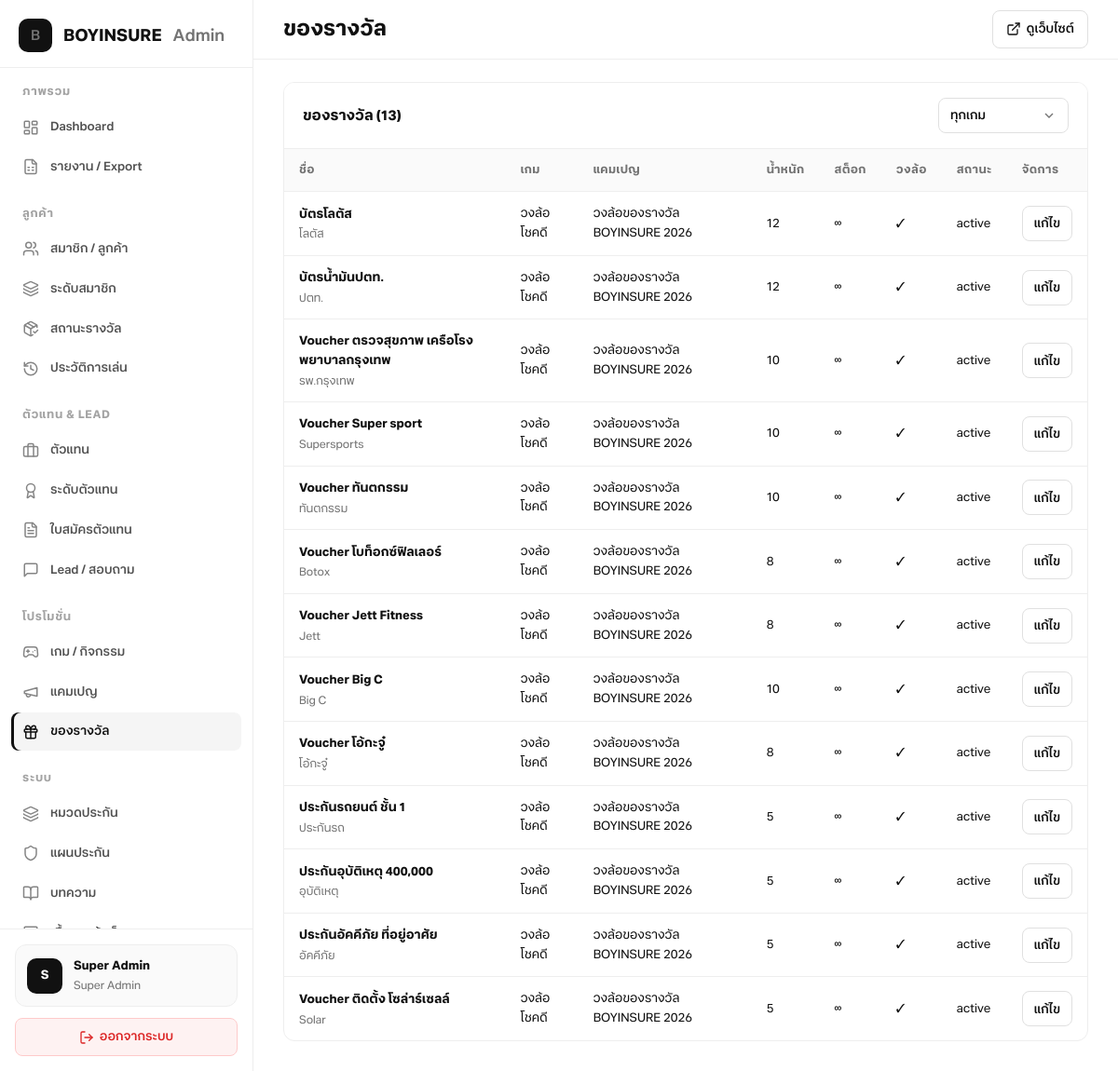
The page /admin/prizes.php (signed in) on the database its author committed.
### tables this page shows
CREATE TABLE prizes (
  id INT UNSIGNED AUTO_INCREMENT PRIMARY KEY,
  game_id INT UNSIGNED NULL,
  campaign_id INT UNSIGNED NULL,
  name VARCHAR(160) NOT NULL,
  short_name VARCHAR(40) NOT NULL,
  detail TEXT NULL,
  logo_path VARCHAR(255) NULL,
  color VARCHAR(20) NULL,
  prize_type ENUM('voucher','insurance','physical','other') NOT NULL DEFAULT 'voucher',
  value_amount DECIMAL(12,2) NULL,
  weight INT UNSIGNED NOT NULL DEFAULT 10,
  stock INT NULL,
  wheel_enabled TINYINT(1) NOT NULL DEFAULT 1,
  status ENUM('active','inactive','out_of_stock') NOT NULL DEFAULT 'active',
  sort_order SMALLINT UNSIGNED NOT NULL DEFAULT 0,
  created_at DATETIME NOT NULL DEFAULT CURRENT_TIMESTAMP,
  updated_at DATETIME NOT NULL DEFAULT CURRENT_TIMESTAMP ON UPDATE CURRENT_TIMESTAMP,
  KEY idx_prizes_campaign (campaign_id),
  KEY idx_prizes_game (game_id),
  KEY idx_prizes_status (status),
  CONSTRAINT fk_prizes_campaign FOREIGN KEY (campaign_id) REFERENCES campaigns(id) ON DELETE SET NULL,
  CONSTRAINT fk_prizes_game FOREIGN KEY (game_id) REFERENCES games(id) ON DELETE SET NULL
);

CREATE TABLE games (
  id INT UNSIGNED AUTO_INCREMENT PRIMARY KEY,
  code VARCHAR(40) NOT NULL UNIQUE,
  name VARCHAR(120) NOT NULL,
  type ENUM('wheel','scratch','quiz','other') NOT NULL DEFAULT 'wheel',
  description TEXT NULL,
  status ENUM('active','inactive') NOT NULL DEFAULT 'active',
  sort_order SMALLINT UNSIGNED NOT NULL DEFAULT 0,
  created_at DATETIME NOT NULL DEFAULT CURRENT_TIMESTAMP,
  updated_at DATETIME NOT NULL DEFAULT CURRENT_TIMESTAMP ON UPDATE CURRENT_TIMESTAMP
);

CREATE TABLE campaigns (
  id INT UNSIGNED AUTO_INCREMENT PRIMARY KEY,
  name VARCHAR(120) NOT NULL,
  description TEXT NULL,
  start_date DATE NULL,
  end_date DATE NULL,
  status ENUM('draft','active','ended') NOT NULL DEFAULT 'draft',
  created_at DATETIME NOT NULL DEFAULT CURRENT_TIMESTAMP,
  updated_at DATETIME NOT NULL DEFAULT CURRENT_TIMESTAMP ON UPDATE CURRENT_TIMESTAMP
);

### includes/bootstrap.php (called while the page is built, shortened)
<?php
function load_app_config(): array {
    static $cfg;
    if ($cfg) {
        return $cfg;
    }
    $cfg = require dirname(__DIR__) . '/config.php';
    $envMap = [
        'DB_HOST' => ['db', 'host'],
        'DB_PORT' => ['db', 'port'],
        'DB_NAME' => ['db', 'name'],
        'DB_USER' => ['db', 'user'],
        'DB_PASS' => ['db', 'pass'],
    ];
    foreach ($envMap as $envKey => $path) {
        $value = getenv($envKey);
        if ($value === false || $value === '') {
            continue;
        }
        $cfg[$path[0]][$path[1]] = $value;
    }
    return $cfg;
}
function app_config(string $key = null) {
    static $cfg;
    if (!$cfg) {
        $cfg = load_app_config();
    }
    $parts = explode('.', $key);
    $val = $cfg;
    foreach ($parts as $p) {
        if (!isset($val[$p])) {
            return null;
        }
        $val = $val[$p];
    }
    return $val;
}
function db(): PDO {
    static $pdo;
    if ($pdo) {
        return $pdo;
    }
    $c = app_config('db');
    $dsn = sprintf(
        'mysql:host=%s;port=%s;dbname=%s;charset=%s',
        $c['host'],
        $c['port'],
        $c['name'],
        $c['charset']
    );
    $pdo = new PDO($dsn, $c['user'], $c['pass'], [
        PDO::ATTR_ERRMODE => PDO::ERRMODE_EXCEPTION,
        PDO::ATTR_DEFAULT_FETCH_MODE => PDO::FETCH_ASSOC,
    ]);
    return $pdo;
}

### admin/prizes.php (the view, shortened to what this page needs)
<?php
require_once __DIR__ . '/includes/auth.php';
$sql = 'SELECT p.*, c.name AS campaign_name, g.name AS game_name
        FROM prizes p
        LEFT JOIN campaigns c ON c.id = p.campaign_id
        LEFT JOIN games g ON g.id = p.game_id
        WHERE 1=1';
$params = [];
$sql .= ' ORDER BY p.sort_order';
$stmt = db()->prepare($sql);
$stmt->execute($params);
$rows = $stmt->fetchAll();
?>
<div class="admin-card">
  <div class="admin-card__head">
    <h2>ของรางวัล (<?= count($rows) ?>)</h2>
    <form method="get" class="admin-filters">
    </form>
  </div>
  <div class="admin-table-wrap">
    <table class="admin-table">
      <thead><tr><th>ชื่อ</th><th>เกม</th><th>แคมเปญ</th><th>น้ำหนัก</th><th>สต็อก</th><th>วงล้อ</th><th>สถานะ</th><th>จัดการ</th></tr></thead>
      <tbody>
        <?php foreach ($rows as $r): ?>
          <tr>
            <td><strong><?= h($r['name']) ?></strong><br><small><?= h($r['short_name']) ?></small></td>
            <td><?= h($r['game_name'] ?? '-') ?></td>
            <td><?= h($r['campaign_name'] ?? '-') ?></td>
            <td><?= (int) $r['weight'] ?></td>
            <td><?= $r['stock'] ?? '∞' ?></td>
            <td><?= $r['wheel_enabled'] ? '✓' : '-' ?></td>
            <td><?= h($r['status']) ?></td>
            <td>
              <div class="admin-actions">
                <?= admin_edit_button('prize-edit-' . $r['id']) ?>
              </div>
            </td>
          </tr>
        <?php endforeach; ?>
      </tbody>
    </table>
  </div>
</div>

### admin/includes/auth.php (shortened to what this page needs)
<?php
require_once dirname(__DIR__, 2) . '/includes/bootstrap.php';
function h(?string $s): string {
    return htmlspecialchars((string) $s, ENT_QUOTES, 'UTF-8');
}
function admin_edit_button(string $modalId, string $label = 'แก้ไข'): string {
    return '<button type="button" class="admin-btn admin-btn--ghost admin-btn--sm" data-admin-modal-open="' . h($modalId) . '">' . h($label) . '</button>';
}
function render_layout(string $title, string $content, string $active = ''): void {
    require __DIR__ . '/layout.php';
}

### admin/assets/admin.css (style rules this page uses)
:root { --black: #111111; --black-soft: #1a1a1a; --gray-900: #262626; --gray-700: #525252; --gray-500: #737373; --gray-400: #a3a3a3; --gray-200: #e5e5e5; --gray-100: #f5f5f5; --gray-50: #fafafa; --green: #16a34a; --green-bg: #f0fdf4; --green-border: #bbf7d0; --red: #dc2626; --red-bg: #fef2f2; --red-border: #fecaca; --amber: #d97706; --amber-bg: #fffbeb; --amber-border: #fde68a; --sidebar-w: 272px; --topbar-h: 64px; --radius-sm: 8px; --radius: 12px; --radius-lg: 16px; --font: 'Better Together', sans-serif; --font-bold: 'Better Together', sans-serif; --text-xs: 0.75rem; --text-sm: 0.8125rem; --text-base: 0.9375rem; --text-lg: 1.125rem; --text-xl: 1.375rem; --space-1: 4px; --space-2: 8px; --space-3: 12px; --space-4: 16px; --space-5: 20px; --space-6: 24px; --space-8: 32px; --shadow-xs: 0 1px 2px rgba(0, 0, 0, 0.04); --shadow-sm: 0 1px 3px rgba(0, 0, 0, 0.06); --shadow-md: 0 4px 12px rgba(0, 0, 0, 0.06); --border: #eeeeee; --border-strong: #e0e0e0; --surface: #ffffff; --surface-muted: #fafafa; --page-bg: #ffffff; --text: var(--black); --text-muted: var(--gray-500); --text-heading: var(--black); --transition: 0.18s ease; --control-h: 38px; }
*, *::before, *::after { box-sizing: border-box; }
html { font-size: 16px; -webkit-font-smoothing: antialiased; }
body { margin: 0; font-family: var(--font); font-size: var(--text-base); line-height: 1.6; color: var(--text); }
body.admin-body { background: var(--page-bg); }
.admin-card { background: var(--surface); border-radius: var(--radius); border: 1px solid var(--border); overflow: hidden; }
.admin-card__head { display: flex; align-items: center; justify-content: space-between; flex-wrap: wrap; gap: var(--space-3); padding: var(--space-4) var(--space-5); border-bottom: 1px solid var(--border); background: var(--surface); }
.admin-card__head h2 { margin: 0; font-family: var(--font-bold); font-size: var(--text-base); font-weight: 700; color: var(--black); flex-shrink: 0; }
.admin-card__head .admin-filters { flex: 1 1 auto; justify-content: flex-end; min-width: 0; }
.admin-table-wrap { overflow-x: auto; -webkit-overflow-scrolling: touch; }
.admin-table { width: 100%; border-collapse: collapse; font-size: var(--text-sm); color: var(--black); }
.admin-table th, .admin-table td { padding: 13px var(--space-4); text-align: left; border-bottom: 1px solid var(--border); vertical-align: middle; }
.admin-table th { background: var(--gray-50); font-family: var(--font-bold); font-weight: 700; font-size: var(--text-xs); letter-spacing: 0.03em; text-transform: uppercase; color: var(--gray-500); white-space: nowrap; }
.admin-table tbody tr { transition: background var(--transition); }
.admin-table tbody tr:last-child td { border-bottom: 0; }
.admin-table small, .text-muted { color: var(--text-muted); font-size: var(--text-xs); line-height: 1.5; }
.admin-table td small { display: block; margin-top: 2px; }
.admin-actions { display: flex; flex-direction: row; flex-wrap: wrap; align-items: center; gap: var(--space-2); }
.admin-btn { display: inline-flex; align-items: center; justify-content: center; gap: 6px; padding: 9px 16px; border: 0; border-radius: var(--radius-sm); font-family: inherit; font-size: var(--text-sm); font-weight: 600; cursor: pointer; text-decoration: none; white-space: nowrap; transition: background var(--transition), border-color var(--transition), transform var(--transition); }
.admin-btn--ghost { background: var(--surface); color: var(--black); border: 1px solid var(--border-strong); }
.admin-btn--sm { height: var(--control-h); min-height: var(--control-h); padding: 0 12px; font-size: var(--text-sm); line-height: 1; box-sizing: border-box; }
.admin-filters { display: flex; flex-wrap: wrap; align-items: center; gap: var(--space-2); margin: 0; }

### rows shown on the page
prizes: name "บัตรโลตัส", short_name "โลตัส", game.name "วงล้อโชคดี", campaign.name "วงล้อของรางวัล BOYINSURE 2026", weight "12", stock "∞", status "active"
prizes: name "บัตรน้ำมันปตท.", short_name "ปตท.", game.name "วงล้อโชคดี", campaign.name "วงล้อของรางวัล BOYINSURE 2026", weight "12", stock "∞", status "active"
prizes: name "Voucher ตรวจสุขภาพ เครือโรงพยาบาลกรุงเทพ", short_name "รพ.กรุงเทพ", game.name "วงล้อโชคดี", campaign.name "วงล้อของรางวัล BOYINSURE 2026", weight "10", stock "∞", status "active"
prizes: name "Voucher Super sport", short_name "Supersports", game.name "วงล้อโชคดี", campaign.name "วงล้อของรางวัล BOYINSURE 2026", weight "10", stock "∞", status "active"
prizes: name "Voucher ทันตกรรม", short_name "ทันตกรรม", game.name "วงล้อโชคดี", campaign.name "วงล้อของรางวัล BOYINSURE 2026", weight "10", stock "∞", status "active"
prizes: name "Voucher โบท็อกซ์ฟิลเลอร์", short_name "Botox", game.name "วงล้อโชคดี", campaign.name "วงล้อของรางวัล BOYINSURE 2026", weight "8", stock "∞", status "active"
prizes: name "Voucher Jett Fitness", short_name "Jett", game.name "วงล้อโชคดี", campaign.name "วงล้อของรางวัล BOYINSURE 2026", weight "8", stock "∞", status "active"
prizes: name "Voucher Big C", short_name "Big C", game.name "วงล้อโชคดี", campaign.name "วงล้อของรางวัล BOYINSURE 2026", weight "10", stock "∞", status "active"
prizes: name "Voucher โอ้กะจู๋", short_name "โอ้กะจู๋", game.name "วงล้อโชคดี", campaign.name "วงล้อของรางวัล BOYINSURE 2026", weight "8", stock "∞", status "active"
prizes: name "ประกันรถยนต์ ชั้น 1", short_name "ประกันรถ", game.name "วงล้อโชคดี", campaign.name "วงล้อของรางวัล BOYINSURE 2026", weight "5", stock "∞", status "active"
prizes: name "ประกันอุบัติเหตุ 400,000", short_name "อุบัติเหตุ", game.name "วงล้อโชคดี", campaign.name "วงล้อของรางวัล BOYINSURE 2026", weight "5", stock "∞", status "active"
prizes: name "ประกันอัคคีภัย ที่อยู่อาศัย", short_name "อัคคีภัย", game.name "วงล้อโชคดี", campaign.name "วงล้อของรางวัล BOYINSURE 2026", weight "5", stock "∞", status "active"
prizes: name "Voucher ติดตั้ง โซล่าร์เซลล์", short_name "Solar", game.name "วงล้อโชคดี", campaign.name "วงล้อของรางวัล BOYINSURE 2026", weight "5", stock "∞", status "active"

### other values the page prints
$groupLabel "ภาพรวม"
$label "Dashboard"
$label "รายงาน / Export"
$groupLabel "ลูกค้า"
$label "สมาชิก / ลูกค้า"
$label "ระดับสมาชิก"
$label "สถานะรางวัล"
$label "ประวัติการเล่น"
$groupLabel "ตัวแทน & LEAD"
$label "ตัวแทน"
$label "ระดับตัวแทน"
$label "ใบสมัครตัวแทน"
$label "Lead / สอบถาม"
$groupLabel "โปรโมชั่น"
$label "เกม / กิจกรรม"
